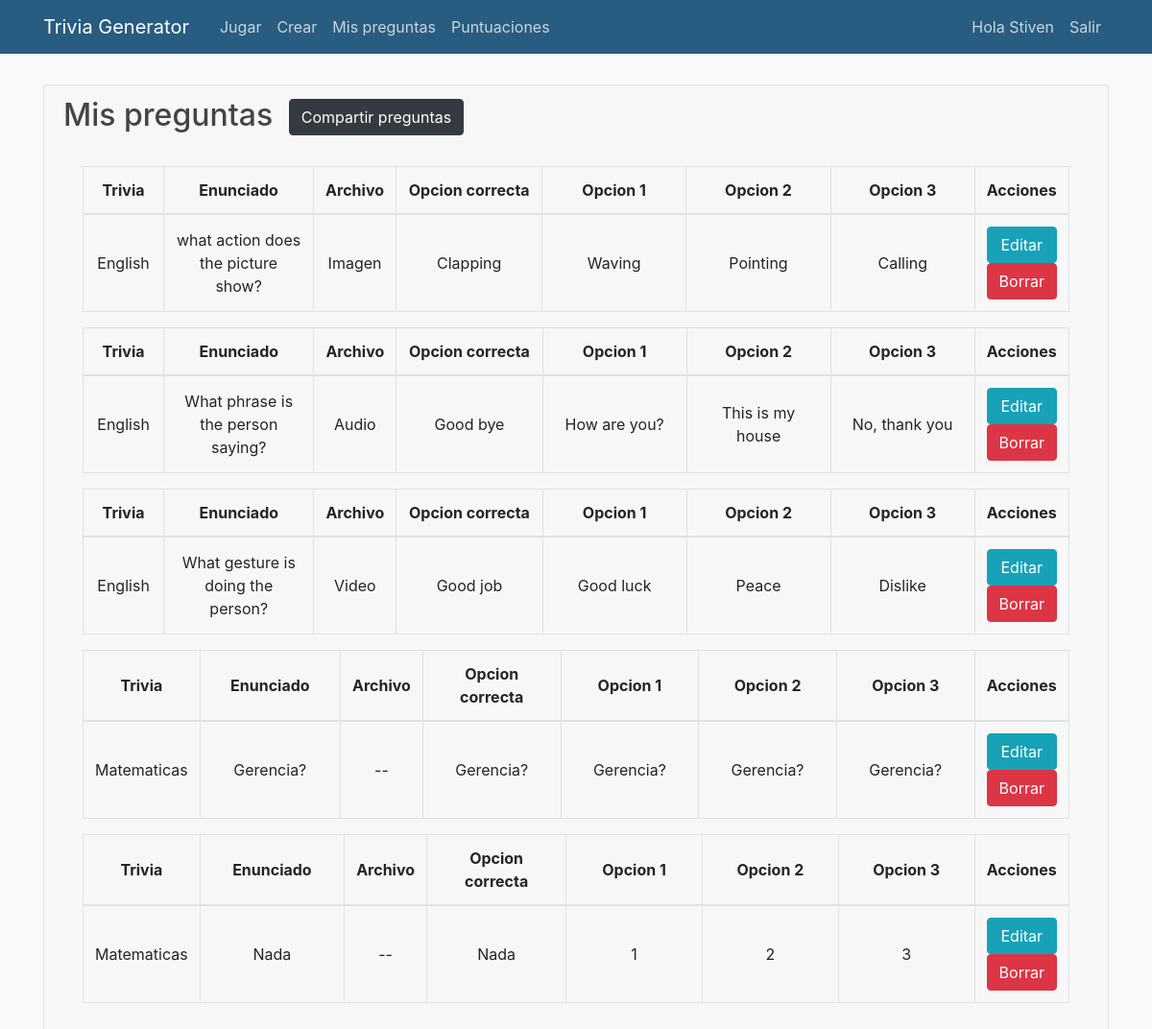
The page /preguntas (signed in) on the database as committed earlier.
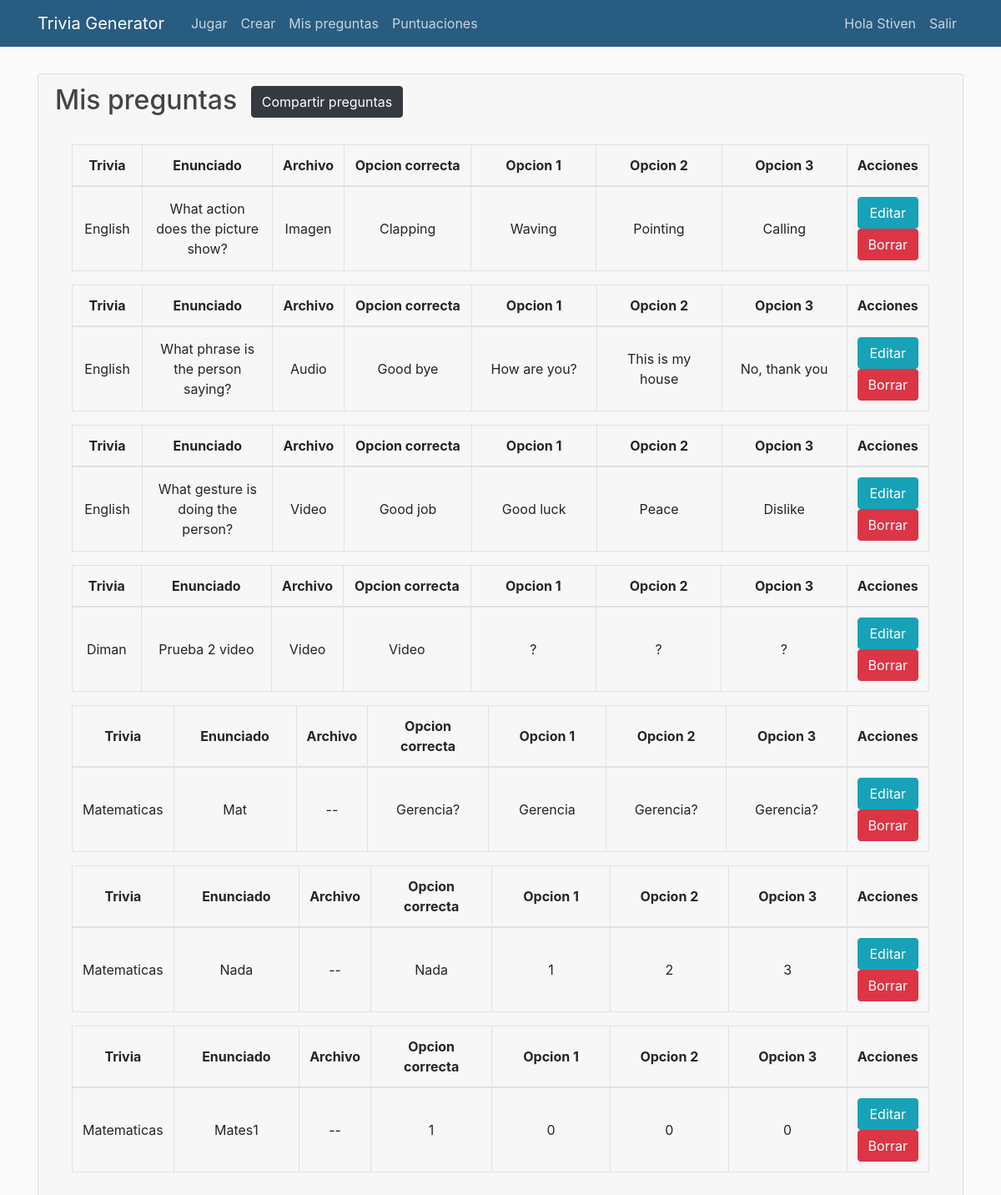
The same page on the database as committed later.
### TGApp/models.py (models this page shows, shortened)
class Pregunta(models.Model):
    autor = models.ForeignKey(User, on_delete=models.CASCADE, null=True)
    trivia = models.ForeignKey(Trivia, on_delete=models.CASCADE, null=True)
    id = models.AutoField(primary_key=True)
    pregunta = models.TextField(verbose_name='Enunciado de la pregunta', null=True)
    opcionCorrecta = models.CharField(max_length=350, verbose_name='Opcion correcta de la pregunta', null=True)
    opcion2 = models.CharField(max_length=350, verbose_name='Opcion falsa de la pregunta', null=True)
    opcion3 = models.CharField(max_length=350, verbose_name='Opcion falsa de la pregunta', null=True)
    opcion4 = models.CharField(max_length=350, verbose_name='Opcion falsa de la pregunta', null=True)
    puntaje = models.DecimalField(verbose_name='Puntaje obtenido', default=0, decimal_places=2, max_digits=10)
    archivo = models.FileField(upload_to='archivos', verbose_name="Archivo opcional (imagenes, audios y videos solamente)", blank=True)

class Trivia(models.Model):
    autor = models.ForeignKey(User, on_delete=models.CASCADE, null=True)
    id = models.AutoField(primary_key=True)
    nombre = models.CharField(max_length=100)
    Tipo = models.CharField(max_length=100)
    def __str__(self):
        return self.Tipo

### TGApp/views.py (the view)
# urls.py: path('preguntas', views.preguntas, name='preguntas'),
@login_required
def preguntas(request):
    preguntas = Pregunta.objects.filter(autor=request.user).order_by('-trivia')
    contador = preguntas.count()
    print(contador)
    context = {
        'preguntas': preguntas,
        'contar_user':contador
    }
    return render(request, "TGApp/preguntas.html", context)

### TGApp/templates/TGApp/preguntas.html (shortened to what this page needs)
{% extends "TGApp/base.html" %}
{% block contenido %}
{% if user.is_staff %}
{% if contar_user == 0 %}
<div class="card mb-2">
    <div class="card-header">
        <h2 class="card-title">Mis preguntas</h2>
    </div>
    <div class="card-body">
        <div class="container">
            <h3>Registra tus preguntas para que aparezcan aqui.</h3>
            <a name="" id="" class="btn btn-primary mt-2" href="{% url 'crear' %}" role="button">Crear</a>
        </div>
    </div>
    </div>
{% else %}
<div class="card mb-2">
    <div class="card-header">
        <h2 class="card-title">Mis preguntas <a class="btn btn-dark ml-2" href="{% url 'acceso_test' %}" role="button">Compartir preguntas</a></h2>
    <div class="card-body">
        {% for Pregunta in preguntas %}
            {% if Pregunta.autor == user %}
                <div class="table-responsive">
                    <table class="table table-bordered">
                        <thead>
                            <tr class="text-center">
                                <th class="col-sm-1 row-3 align-middle" >Trivia</th>
                                <th class="align-middle">Enunciado</th>
                                <th class="align-middle" scope="col">Archivo</th>
                                <th class="col-sm-2 row-3 align-middle">Opcion correcta</th>
                                <th class="align-middle">Opcion 1</th>
                                <th class="col-sm-2 row-3 align-middle">Opcion 2</th>
                                <th class="col-sm-2 row-3 align-middle">Opcion 3</th>
                                <th class="col-sm-2 row-3 align-middle">Acciones</th>
                            </tr>
                        </thead>
                        <tbody>
                            <tr class="text-center">
                                <td class="align-middle" scope="row">{{ Pregunta.trivia }}</td>
                                <td class="col-sm-2 align-middle">{{ Pregunta.pregunta }}</td>
                                {% if Pregunta.archivo.name|lower|slice:'-3:' == 'png' or Pregunta.archivo.name|lower|slice:'-3:' == 'jpg' or Pregunta.archivo.name|lower|slice:'-3:' == 'gif' or Pregunta.archivo.name|lower|slice:'-4:' == 'jpeg' or Pregunta.archivo.name|lower|slice:'-3:' == 'svg' or Pregunta.archivo.name|lower|slice:'-4:' == 'webp' %}
                                <td class="col-sm-1 align-middle"> Imagen </td>
                                {% elif Pregunta.archivo.name|lower|slice:'-3:' == 'mp3' or Pregunta.archivo.name|lower|slice:'-3:' == 'wav' %}
                                <td class="col-sm-1 align-middle"> Audio </td>
                                {% elif Pregunta.archivo.name|lower|slice:'-3:' == 'mp4' or Pregunta.archivo.name|lower|slice:'-4:' == 'webm' or Pregunta.archivo.name|lower|slice:'-3:' == 'ogg' %}
                                <td class="col-sm-1 align-middle"> Video </td>
                                {% else %}
                                <td class="col-sm-1 align-middle"> -- </td>
                                {% endif %}
                                <td class="col-sm-2 align-middle">{{ Pregunta.opcionCorrecta }}</td>
                                <td class="col-sm-2 align-middle">{{ Pregunta.opcion2 }}</td>
                                <td class="col-sm-2 align-middle">{{ Pregunta.opcion3 }}</td>
                                <td class="col-sm-2 align-middle">{{ Pregunta.opcion4 }}</td>
                                <td> <a class="btn btn-info col-sm" href="{% url 'EditarPregunta' Pregunta.id %}" role="button">Editar</a> <a class="btn btn-danger col-sm" href="{% url 'EliminarPregunta' Pregunta.id %}" role="button">Borrar</a></td>
                            </tr>
                        </tbody>
                    </table>
                </div>
            {% endif %}
        {% endfor %}
    </div>
</div>
{% endif %}
{% else %}
<h1>No tienes permiso para acceder </h1>
{% endif %}
{% endblock %}

### TGApp/templates/TGApp/base.html (shortened to what this page needs)
{% load static %}
<!DOCTYPE html>
<html>
<head>
    <link href="https://cdn.jsdelivr.net/npm/bootstrap@5.1.3/dist/css/bootstrap.min.css" rel="stylesheet">
    <link rel="stylesheet" href="https://stackpath.bootstrapcdn.com/bootstrap/4.5.0/css/bootstrap.min.css">
    <link rel="stylesheet" type="text/css" href="{% static 'TGApp/main.css' %}">
</head>
<body>
    <header class="site-header">
      <nav class="navbar navbar-expand-md navbar-dark bg-steel fixed-top">
        <div class="container">
          <a class="navbar-brand mr-4" href="{% url 'inicio' %}">Trivia Generator</a>
          <div class="collapse navbar-collapse" id="navbarToggle">
            {% if user.is_authenticated and user.is_staff %}
            <div class="navbar-nav mr-auto">
              <a class="nav-item nav-link" href="{% url 'jugar' %}">Jugar</a>
              <a class="nav-item nav-link" href="{% url 'crear' %}">Crear</a>
              <a class="nav-item nav-link" href="{% url 'preguntas' %}">Mis preguntas</a>
              <a class="nav-item nav-link" href="{% url 'puntuaciones' %}">Puntuaciones</a>
            </div>
            {% elif user.is_authenticated and not user.is_staff%}
            <div class="navbar-nav mr-auto">
              <a class="nav-item nav-link" href="{% url 'acceso' %}">Jugar</a>
              <a class="nav-item nav-link" href="{% url 'puntuaciones' %}">Puntuaciones</a>
            </div>
            {% elif not user.is_authenticated%}
            <div class="navbar-nav mr-auto">
              <a class="nav-item nav-link" href="{% url 'login' %}">Jugar</a>
              <a class="nav-item nav-link" href="{% url 'login' %}">Puntuaciones</a>
            </div>
            {% endif %}
            {% if user.is_authenticated %}
              <div class="navbar-nav">
                <a class="nav-item nav-link" >Hola {{ request.user }}</a>
                <a class="nav-item nav-link" href="{% url 'logout' %}">Salir</a>
              </div>
            {% else %}
              <div class="navbar-nav">
                <a class="nav-item nav-link" href="{% url 'login' %}">Login</a>
                <a class="nav-item nav-link" href="{% url 'registrar' %}">Registrarse</a>
                <a class="nav-item nav-link" href="{% url 'registrar_user' %}">Registrarse User</a>
              </div>
            {% endif %}
          </div>
        </div>
      </nav>
    </header>
    <div class="container">
      <div class="row">
        <div class="col-12 mt-2">
          {% block contenido %}  {% endblock %}
        </div>
      </div>
    </div>
  </body>
</html>

### TGApp/static/TGApp/main.css (style rules this page uses)
body { background: #fafafa; margin-top: 5rem; }
h1, h2, h3, h4, h5, h6 { color: #444444; }
.bg-steel { background-color: #285c81; }
.site-header .navbar-nav .nav-link { color: #cbd5db; }

Rows that differ between the two databases and show on the page:
changed Pregunta "Clapping": pregunta "what action does the picture show?" → "What action does the picture show?"
added Pregunta: trivia "Diman", pregunta "Prueba 2 video", shows "Video", opcionCorrecta "Video", opcion2 "?", opcion3 "?", opcion4 "?"
changed Pregunta "Gerencia?": pregunta "Gerencia?" → "Mat"; opcion2 "Gerencia?" → "Gerencia"
added Pregunta: trivia "Matematicas", pregunta "Mates1", opcionCorrecta "1", opcion2 "0", opcion3 "0", opcion4 "0"
